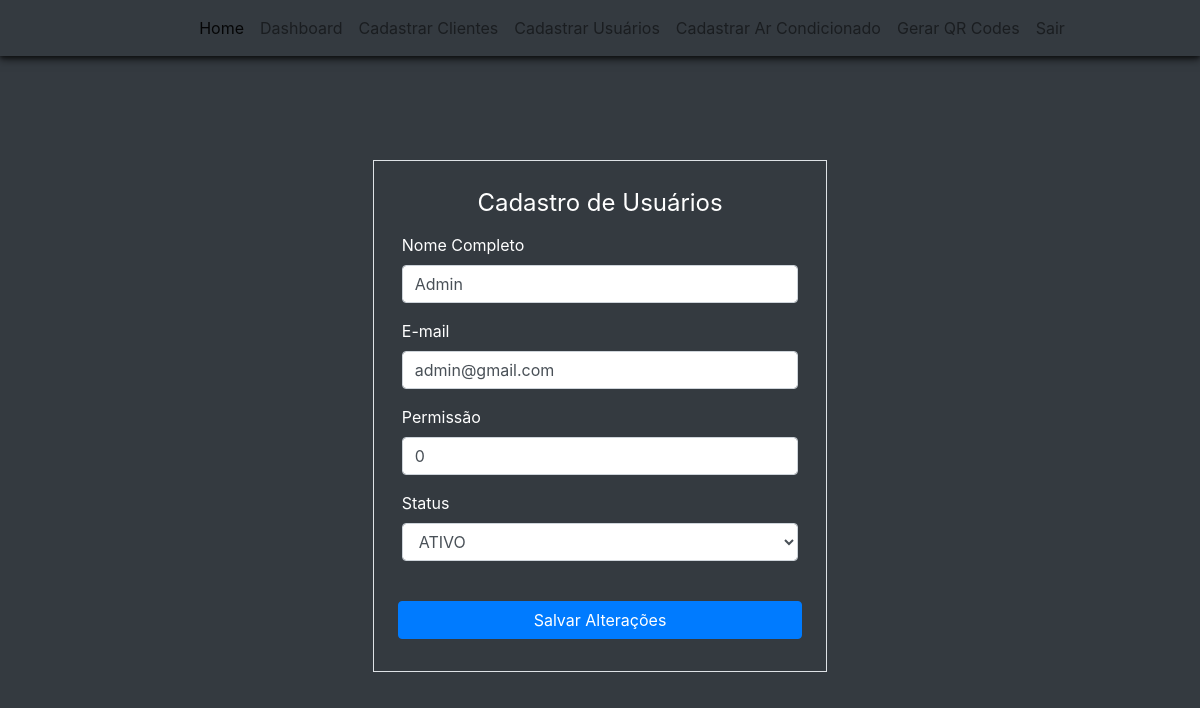
/edicao-usuario/2 (signed in), run on the app's committed database.
### climaxcool/models.py (models this page shows)
class Users(database.Model, UserMixin):
    id = database.Column(database.Integer, primary_key=True)
    type_user = database.Column(database.String, nullable=False)
    username = database.Column(database.String, nullable=False, unique=True)
    email = database.Column(database.String, nullable=False, unique=True)
    password = database.Column(database.String, nullable=False)
    status_user = database.Column(database.String, default="ATIVO")
    permission_user = database.Column(database.Integer, default=0)
    equipment = database.relationship('Equipments', backref='created_by_user', lazy=True)
    date_last_update = database.Column(database.DateTime, default=datetime.utcnow, onupdate=datetime.utcnow)
    id_customer = database.Column(database.Integer, database.ForeignKey('customers.id'), nullable=False)

### climaxcool/routes/routes.py (the view)
@app.route('/edicao-usuario/<user_id>', methods=['GET', 'POST'])
@login_required
def user_update(user_id):
    user_update = user_viewmodel.user_update(user_id)
    return user_update

### climaxcool/forms.py (shortened to what this page needs)
class FormUsersRegistration(FlaskForm):
    edit_mode = HiddenField()
    type_user = RadioField('Tipo de Usuário', choices=["Funcionário", "Externo"],  validators=[DataRequired()])
    username = StringField('Nome Completo', validators=[DataRequired(), Length(3, 50)])
    email = StringField('E-mail', validators=[Optional(), Email()])
    password = PasswordField('Senha', validators=[DataRequired(), Length(6, 20)])
    password_check = PasswordField('Confirmação de Senha', validators=[DataRequired(), EqualTo('password')])
    permission_user = StringField('Permissão', validators=[DataRequired()])
    status_user = SelectField('Status', validators=[Optional()], choices=['ATIVO', 'INATIVO'])
    btn_submit_user_registration = SubmitField('Cadastrar Usuário')

### climaxcool/models.py (called while the page is built)
@login_manager.user_loader
def load_user(id_user):
    return Users.query.get(int(id_user))

### climaxcool/viewmodel/users_viewmodel.py (called while the page is built, shortened)
    def user_update(self, user_id):
        user = Users.query.get(int(user_id))
        form_user = FormUsersRegistration(
            type_user = user.type_user,
            username=user.username,
            email= user.email,
            password=user.password,
            password_check=user.password,
            permission_user= user.permission_user,
            )
        form_user.edit_mode.data = 'True'
        if form_user.edit_mode.data:
            form_user.password.validators = []
            form_user.password_check.validators = []
        if form_user.errors:
            print(form_user.errors)
        return render_template('users_update.html', form_users=form_user)

### climaxcool/templates/users_update.html (shortened to what this page needs)
{% extends 'nav_logged.html' %}
{% block bodynav %}
<div class="d-flex justify-content-center align-items-center bg-dark" style="padding-top: 30px; height: 100vh;">
    <div class="bg-dark text-white">
        <div class="col">
            <div>
                <form method="POST" action="" class="border p-4 mt-2 mb-2">
                    <legend class="text-center">Cadastro de Usuários</legend>
                    <fieldset>
                        <div class="row form-group mt-1 mx-1">
                            {{ form_users.username.label(class="form-label") }}
                            {{ form_users.username(class="form-control", placeholder="nome") }}
                        </div>
                        <div class="row form-group mt-1 mx-1">
                            {{ form_users.email.label(class="form-label") }}
                            {{ form_users.email(class="form-control", placeholder="exemplo@gmail.com") }}
                        </div>
                        <div class="row form-group mt-1 mx-1">
                            {{ form_users.permission_user.label(class="form-label") }}
                            {{ form_users.permission_user(class="form-control") }}
                        </div>
                        <div class="row form-group mt-1 mx-1">
                            {{ form_users.status_user.label(class="form-label") }}
                            {{ form_users.status_user(class="form-control w-100", rows="1") }}
                        </div>
                    </fieldset>
                    <div class="w-auto">
                        <button class="w-100 btn btn-primary mt-4 mb-2" type="submit">Salvar Alterações</button>
                    </div>
                </form>
            </div>
        </div>
    </div>
</div>
{% endblock %}

### data on the page
Users: username "Admin", email "admin@gmail.com", permission_user "0", status_user "ATIVO"
